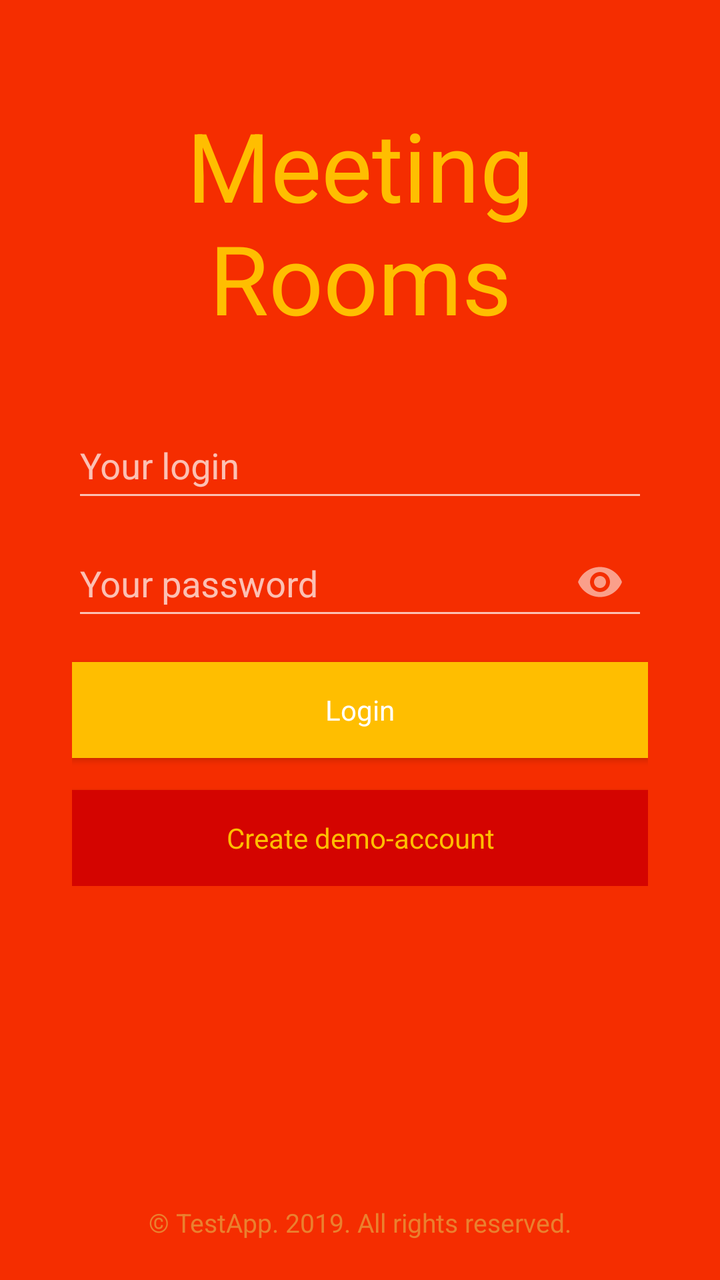
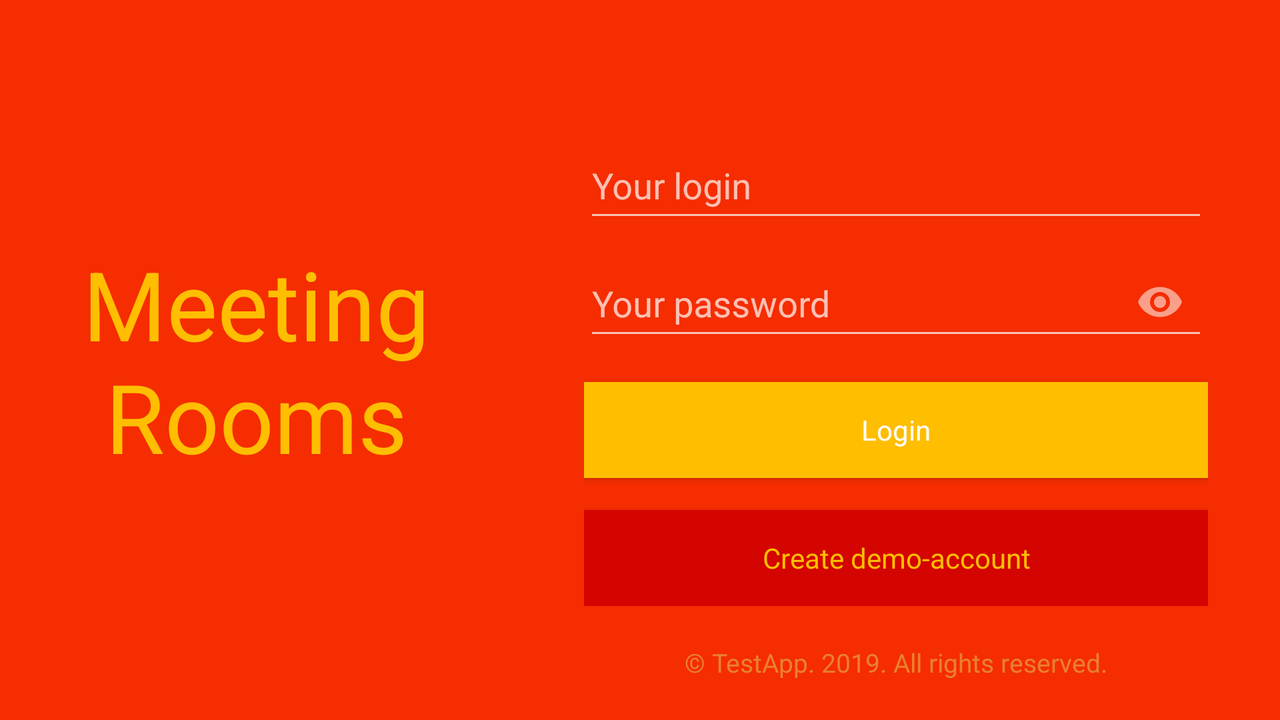

First picture: res/layout/ on a phone held upright. Second picture: the repository's own variant of that layout, on a device whose configuration matches the variant's folder. Source for both follows.
<!-- AndroidManifest.xml: application theme AppTheme -->
<!-- res/layout/activity_login.xml -->
<?xml version="1.0" encoding="utf-8"?>
<layout xmlns:android="http://schemas.android.com/apk/res/android">
<RelativeLayout
    xmlns:tools="http://schemas.android.com/tools"
    xmlns:app="http://schemas.android.com/apk/res-auto"
    android:id="@+id/loginActivityBg"
    android:background="@color/colorPrimary"
    android:layout_width="match_parent"
    android:layout_height="match_parent"
    tools:context=".view.LoginActivity">

    <TextView
        android:layout_width="match_parent"
        android:layout_height="wrap_content"
        android:text="@string/app_name"
        android:layout_marginStart="@dimen/activity_horizontal_margin"
        android:layout_marginEnd="@dimen/activity_horizontal_margin"
        android:gravity="center"
        android:layout_marginBottom="@dimen/activity_vertical_margin"
        android:textSize="48sp"
        android:layout_above="@id/login_form"
        android:textColor="@color/colorAccentSecond"
        />

    <RelativeLayout
        android:id="@+id/login_form"
        android:layout_width="match_parent"
        android:layout_height="wrap_content"
        android:layout_marginStart="@dimen/activity_horizontal_margin"
        android:layout_marginEnd="@dimen/activity_horizontal_margin"
        android:layout_centerInParent="true"
        >
        
        <RelativeLayout
            android:id="@+id/login_progress"
            android:layout_width="match_parent"
            android:layout_height="match_parent"
            android:visibility="gone">
            <ProgressBar
                style="?android:attr/progressBarStyleLarge"
                android:id="@+id/login_progress_bar"
                android:layout_centerInParent="true"
                android:layout_width="wrap_content"
                android:layout_height="wrap_content"
                android:indeterminate="true"
                android:indeterminateTintMode="src_atop"
                android:indeterminateTint="@color/colorAccent"
                android:layout_marginBottom="8dp"/>
            <TextView
                android:layout_below="@id/login_progress_bar"
                android:layout_centerInParent="true"
                android:textColor="@color/colorAccent"
                android:id="@+id/login_progress_text"
                android:layout_width="wrap_content"
                android:layout_height="wrap_content" />
        </RelativeLayout>
        <LinearLayout
            android:id="@+id/login_input_form"
            android:visibility="visible"
            android:layout_width="match_parent"
            android:layout_height="wrap_content"
            android:layout_marginTop="20dp"
            android:layout_marginStart="20dp"
            android:layout_marginEnd="20dp"
            android:layout_centerInParent="true"
            android:orientation="vertical">

            <android.support.design.widget.TextInputLayout
                android:layout_width="match_parent"
                android:layout_height="wrap_content"
                android:contentDescription="@string/prompt_login">

                <AutoCompleteTextView
                    android:id="@+id/login"
                    android:layout_width="match_parent"
                    android:layout_height="@dimen/text_input_height"
                    android:hint="@string/prompt_login"
                    android:imeOptions="actionDone"
                    android:maxLines="1"
                    android:singleLine="true"
                    />
            </android.support.design.widget.TextInputLayout>

            <android.support.design.widget.TextInputLayout
                android:layout_width="match_parent"
                android:layout_height="wrap_content"
                android:contentDescription="@string/prompt_password"
                app:passwordToggleEnabled="true">

                <android.support.design.widget.TextInputEditText
                    android:id="@+id/password"
                    android:layout_width="match_parent"
                    android:layout_height="@dimen/text_input_height"
                    android:hint="@string/prompt_password"
                    android:imeOptions="actionDone"
                    android:inputType="textPassword"
                    />
            </android.support.design.widget.TextInputLayout>


            <Button
                android:id="@+id/sign_in_button"
                style="?android:textAppearanceSmall"
                android:layout_width="match_parent"
                android:layout_height="wrap_content"
                android:layout_marginTop="16dp"
                android:background="@color/colorAccentSecond"
                android:textSize="@dimen/main_text_size"
                android:text="@string/login_btn_text"
                android:textAllCaps="false"
                android:textColor="@color/colorWhite"
                />

            <Button
                android:id="@+id/test_registration_button"
                style="?android:textAppearanceSmall"
                android:layout_width="match_parent"
                android:layout_height="wrap_content"
                android:layout_marginTop="16dp"
                android:background="@color/colorPrimaryDark"
                android:textSize="@dimen/main_text_size"
                android:text="@string/testreg_btn_text"
                android:textAllCaps="false"
                android:textColor="@color/colorAccentSecond"
                />
        </LinearLayout>
    </RelativeLayout>


    <TextView
        android:layout_width="wrap_content"
        android:layout_height="wrap_content"
        android:layout_alignParentBottom="true"
        android:layout_centerHorizontal="true"
        android:layout_marginBottom="20dp"
        android:text="@string/copyright_text"
        android:textColor="@color/colorAccent"
        android:textSize="13sp"/>
</RelativeLayout>
</layout>
<!-- resources referenced by this layout -->
<resources>
  <color name="colorAccent">#ea802e</color>
  <color name="colorAccentSecond">#FFBE00</color>
  <color name="colorPrimary">#f52d00</color>
  <color name="colorPrimaryDark">#d40400</color>
  <color name="colorWhite">#FFFFFF</color>
  <dimen name="activity_horizontal_margin">16dp</dimen>
  <dimen name="activity_vertical_margin">16dp</dimen>
  <dimen name="main_text_size">14sp</dimen>
  <dimen name="text_input_height">48dp</dimen>
  <string name="app_name">Meeting Rooms</string>
  <string name="copyright_text">© TestApp. 2019. All rights reserved.</string>
  <string name="login_btn_text">Login</string>
  <string name="prompt_login">Your login</string>
  <string name="prompt_password">Your password</string>
  <string name="testreg_btn_text">Create demo-account</string>
  <style name="AppTheme" parent="Theme.AppCompat.NoActionBar">
          
          <item name="colorPrimary">@color/colorPrimary</item>
          <item name="colorPrimaryDark">@color/colorPrimaryDark</item>
          <item name="colorAccent">@color/colorAccent</item>
      </style>
</resources>
<!-- res/layout-land/activity_login.xml (the repository's variant of the layout above) -->
<!-- drawn on the phone turned sideways -->
<?xml version="1.0" encoding="utf-8"?>
<layout xmlns:android="http://schemas.android.com/apk/res/android">
    <data></data>
    <RelativeLayout
        xmlns:tools="http://schemas.android.com/tools"
        xmlns:app="http://schemas.android.com/apk/res-auto"
        android:id="@+id/loginActivityBg"
        android:background="@color/colorPrimary"
        android:layout_width="match_parent"
        android:layout_height="match_parent"
        tools:context=".view.LoginActivity">

        <LinearLayout
            android:layout_width="match_parent"
            android:layout_height="match_parent"
            android:orientation="horizontal"
            android:baselineAligned="false"
            android:weightSum="100">
            <RelativeLayout
                android:layout_width="0dp"
                android:layout_height="match_parent"
                android:layout_weight="40">
                <TextView
                    android:layout_width="match_parent"
                    android:layout_height="wrap_content"
                    android:text="@string/app_name"
                    android:layout_centerInParent="true"
                    android:layout_marginStart="@dimen/activity_horizontal_margin"
                    android:layout_marginEnd="@dimen/activity_horizontal_margin"
                    android:gravity="center"
                    android:textSize="48sp"
                    android:textColor="@color/colorAccentSecond"
                    />
            </RelativeLayout>
            <RelativeLayout
                android:layout_width="0dp"
                android:layout_height="match_parent"
                android:layout_weight="60">
                <RelativeLayout
                    android:id="@+id/login_form"
                    android:layout_width="match_parent"
                    android:layout_height="wrap_content"
                    android:layout_marginStart="@dimen/activity_horizontal_margin"
                    android:layout_marginEnd="@dimen/activity_horizontal_margin"
                    android:layout_centerInParent="true"
                    >
                    
                    <RelativeLayout
                        android:id="@+id/login_progress"
                        android:layout_width="match_parent"
                        android:layout_height="match_parent"
                        android:visibility="gone">
                        <ProgressBar
                            style="?android:attr/progressBarStyleLarge"
                            android:id="@+id/login_progress_bar"
                            android:layout_centerInParent="true"
                            android:layout_width="wrap_content"
                            android:layout_height="wrap_content"
                            android:indeterminate="true"
                            android:indeterminateTintMode="src_atop"
                            android:indeterminateTint="@color/colorAccent"
                            android:layout_marginBottom="8dp"/>
                        <TextView
                            android:layout_below="@id/login_progress_bar"
                            android:layout_centerInParent="true"
                            android:textColor="@color/colorAccent"
                            android:id="@+id/login_progress_text"
                            android:layout_width="wrap_content"
                            android:layout_height="wrap_content" />
                    </RelativeLayout>
                    <LinearLayout
                        android:id="@+id/login_input_form"
                        android:visibility="visible"
                        android:layout_width="match_parent"
                        android:layout_height="wrap_content"
                        android:layout_marginTop="20dp"
                        android:layout_marginStart="20dp"
                        android:layout_marginEnd="20dp"
                        android:layout_centerInParent="true"
                        android:orientation="vertical">

                        <android.support.design.widget.TextInputLayout
                            android:layout_width="match_parent"
                            android:layout_height="wrap_content"
                            android:contentDescription="@string/prompt_login">

                            <AutoCompleteTextView
                                android:id="@+id/login"
                                android:layout_width="match_parent"
                                android:layout_height="@dimen/text_input_height"
                                android:hint="@string/prompt_login"
                                android:imeOptions="actionDone"
                                android:maxLines="1"
                                android:singleLine="true"
                                />
                        </android.support.design.widget.TextInputLayout>

                        <android.support.design.widget.TextInputLayout
                            android:layout_width="match_parent"
                            android:layout_height="wrap_content"
                            android:contentDescription="@string/prompt_password"
                            app:passwordToggleEnabled="true">

                            <android.support.design.widget.TextInputEditText
                                android:id="@+id/password"
                                android:layout_width="match_parent"
                                android:layout_height="@dimen/text_input_height"
                                android:hint="@string/prompt_password"
                                android:imeOptions="actionDone"
                                android:inputType="textPassword"
                                />
                        </android.support.design.widget.TextInputLayout>


                        <Button
                            android:id="@+id/sign_in_button"
                            style="?android:textAppearanceSmall"
                            android:layout_width="match_parent"
                            android:layout_height="wrap_content"
                            android:layout_marginTop="16dp"
                            android:background="@color/colorAccentSecond"
                            android:textSize="@dimen/main_text_size"
                            android:text="@string/login_btn_text"
                            android:textAllCaps="false"
                            android:textColor="@color/colorWhite"
                            />

                        <Button
                            android:id="@+id/test_registration_button"
                            style="?android:textAppearanceSmall"
                            android:layout_width="match_parent"
                            android:layout_height="wrap_content"
                            android:layout_marginTop="16dp"
                            android:background="@color/colorPrimaryDark"
                            android:textSize="@dimen/main_text_size"
                            android:text="@string/testreg_btn_text"
                            android:textAllCaps="false"
                            android:textColor="@color/colorAccentSecond"
                            />
                    </LinearLayout>
                </RelativeLayout>

                <TextView
                    android:layout_width="wrap_content"
                    android:layout_height="wrap_content"
                    android:layout_alignParentBottom="true"
                    android:layout_centerHorizontal="true"
                    android:layout_marginBottom="20dp"
                    android:text="@string/copyright_text"
                    android:textColor="@color/colorAccent"
                    android:textSize="13sp"/>
            </RelativeLayout>
        </LinearLayout>


    </RelativeLayout>
</layout>
<!-- resources referenced by the variant -->
<!-- as the phone turned sideways resolves them -->
<resources>
  <color name="colorAccent">#ea802e</color>
  <color name="colorAccentSecond">#FFBE00</color>
  <color name="colorPrimary">#f52d00</color>
  <color name="colorPrimaryDark">#d40400</color>
  <color name="colorWhite">#FFFFFF</color>
  <dimen name="activity_horizontal_margin">16dp</dimen>
  <dimen name="main_text_size">14sp</dimen>
  <dimen name="text_input_height">48dp</dimen>
  <string name="app_name">Meeting Rooms</string>
  <string name="copyright_text">© TestApp. 2019. All rights reserved.</string>
  <string name="login_btn_text">Login</string>
  <string name="prompt_login">Your login</string>
  <string name="prompt_password">Your password</string>
  <string name="testreg_btn_text">Create demo-account</string>
  <style name="AppTheme" parent="Theme.AppCompat.NoActionBar">
          
          <item name="colorPrimary">@color/colorPrimary</item>
          <item name="colorPrimaryDark">@color/colorPrimaryDark</item>
          <item name="colorAccent">@color/colorAccent</item>
      </style>
</resources>
